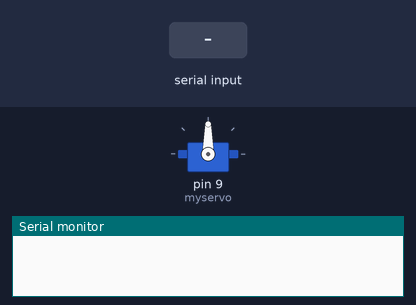
Recording of a sketch running on a simulated Arduino Uno, built with avr-gcc and run on an emulated ATmega328P. On the bench: servo, the last lines printed to the serial monitor. Inputs (shaded band) come from the test bench.

Above: at 1.2 s.
1.3 s: "1" received over the second serial link
At 1.7 s:
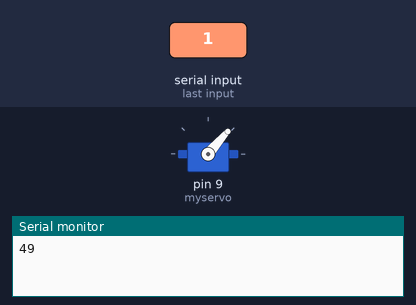
2.8 s: "0" received over the second serial link
At 4.0 s:
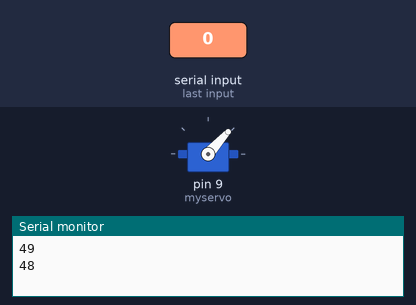
Timing chart, 0 to 5.8 s (numbered marks = the images above; inputs shaded):
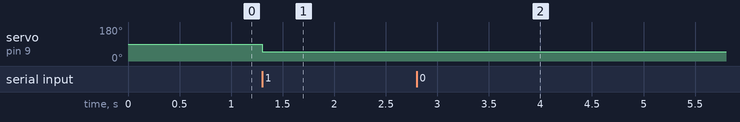

Measured:
- after the input at 1.3 s, servo on pin 9 (myservo): 90° → 49° at once
- after the input at 2.8 s, servo on pin 9 (myservo): 49° → 48° at once

The sketch:

Bluetooth_Servo.ino
```cpp
#include<SoftwareSerial.h>

#include<Servo.h>
Servo myservo;

int TxD = 10;
int RxD = 11;

SoftwareSerial bluetooth(TxD, RxD);


void setup() {
  myservo.attach(9);
Serial.begin(9600);
bluetooth.begin(9600);
}

void loop()
{
  if(bluetooth.available()> 0 )
  {
    int servopos = bluetooth.read();
    Serial.println(servopos);
    myservo.write(servopos); // rotate the servo the angle received from the android app
  }

}
```
